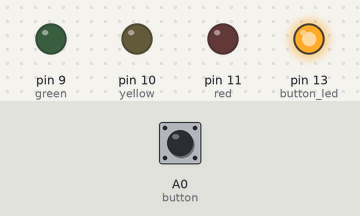
This sketch was run on a simulated Arduino Uno, built with avr-gcc and run on an emulated ATmega328P. Parts: output pins drawn as LEDs (lit = HIGH). Inputs (shaded band) come from the test bench; at power-on: A0 (button) LOW. Random numbers use the default seed unless the sketch sets one.

Above: at 1.2 s.
1.3 s: A0 (button) pulled HIGH for 1 s
At 2.1 s:
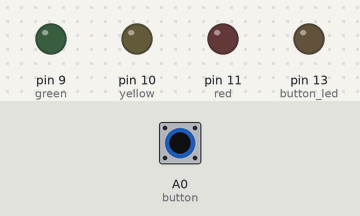
4.8 s: A0 (button) pulled HIGH for 3.2 s
At 6.6 s:
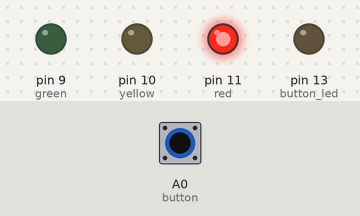
Timing chart, 0 to 9.5 s (numbered marks = the images above; inputs shaded):
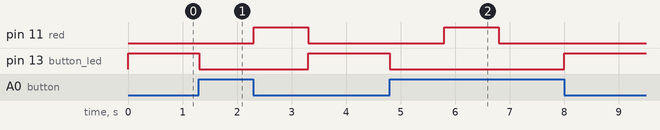

Measured:
- after the input at 1.3 s, pin 11 (red): LOW → HIGH after 1.0 s, → LOW 1.0 s later; pin 13 (button_led): HIGH → LOW at once, → HIGH 2.0 s later
- after the input at 4.8 s, pin 11 (red): LOW → HIGH after 1.0 s, → LOW 1.0 s later; pin 13 (button_led): HIGH → LOW at once, → HIGH 3.2 s later

The sketch:

GuessNumber.ino
```cpp
/*
  Guess Number - simple game
*/

const int red = 11;
const int yellow = 10;
const int green = 9;
const int button = A0;
const int button_led = LED_BUILTIN;
const int noise = 1;
const int debounce_delay = 5;

void setup() {
  pinMode(red, OUTPUT);
  pinMode(yellow, OUTPUT);
  pinMode(green, OUTPUT);
  pinMode(button, INPUT);
  pinMode(button_led, OUTPUT);
  randomSeed(analogRead(noise));
}

void loop() {
  int random_number = random(1, 10);

  for(;;) {
    int number = readInput();

    if (random_number < number)
      light(yellow, 1000);
    else if (random_number > number)
      light(red, 1000);
    else {
      light(green, 0);
      break;
    }
  }
}

int readInput() {
  int counter = 0;

  do {
    while (waitClick(1000))
      counter++;
  } while (counter == 0);

  return counter;
}

bool waitClick(long wait) {
  int input;

  long start_time = millis();

  do {
    delay(debounce_delay);
    input = digitalRead(button);
    if (millis() - start_time >= wait)
      return false;
  } while (input != LOW);

  digitalWrite(button_led, HIGH);

  do {
    delay(debounce_delay);
    input = digitalRead(button);
  } while (input != HIGH);

  digitalWrite(button_led, LOW);

  return true;
}

void light(int led, long wait) {
  digitalWrite(red, LOW);
  digitalWrite(yellow, LOW);
  digitalWrite(green, LOW);

  digitalWrite(led, HIGH);

  if (wait > 0) {
    delay(wait);
    digitalWrite(led, LOW);
  }
}
```
